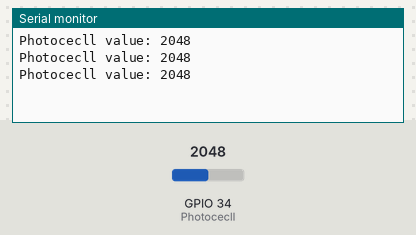
The sketch below on a simulated ESP32. Shown: the last lines printed to the serial monitor. The inputs (shaded band) are chosen by the test bench; at power-on: GPIO 34 (Photocecll) = 2048.

Above: at 1.3 s.
1.4 s: GPIO 34 (Photocecll) set to 2866
At 1.9 s:
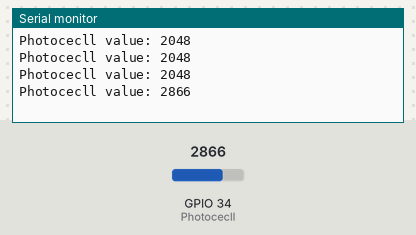
2.9 s: GPIO 34 (Photocecll) set to 3603
At 3.4 s:
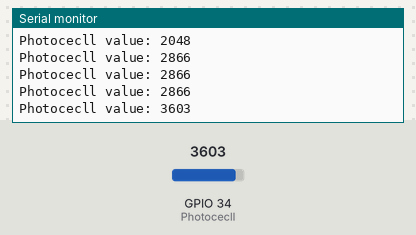
Timing chart, 0 to 5.9 s (numbered marks = the images above; inputs shaded):
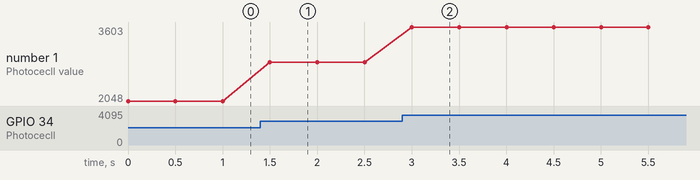

The sketch:

2.1Photocecll_Sensor.ino
```cpp
// 2.1 PHOTOCECLL SENSOR
// 2.1 Code purpose is to detect light brightness and display the value will be.

// Make sure the pin number match with io34 you attach on the board.
#define Photocecll 34  // Define the pin number for the photoresistor as 34.

// Set the setup here.
void setup() {

  Serial.begin(9600);  // Initialize serial communication and set baud rate to '9600'.

  pinMode(Photocecll, INPUT);  // Set the photoresistor pin as input.

}

// The loop function runs repeatedly forever.
void loop() {

  int ReadValue = analogRead(Photocecll);  // Read the value of photoresistor.

  Serial.print("Photocecll value: ");  // Print the value.

  Serial.println(ReadValue);  // Print the value of photoresistor input.

  delay(500);  // Delay for 5 Milisecond.

}

// RESULT
// Serial monitor will display:
// "Photocecll value: [value of light brightness]"
// Brightness light detects by sensor the greater value output will be.
// ESP32 board is 12-bit ADC, whose detection range is within 0~4095. 
```

Measured:
- after the input at 1.4 s, the serial monitor: prints a new line after 0.10 s (image 1)
- after the input at 2.9 s, the serial monitor: prints a new line after 0.10 s (image 2)
- plotted number 1: 2048 → 2866 after the input at 1.4 s, 2866 → 3603 after the input at 2.9 s
